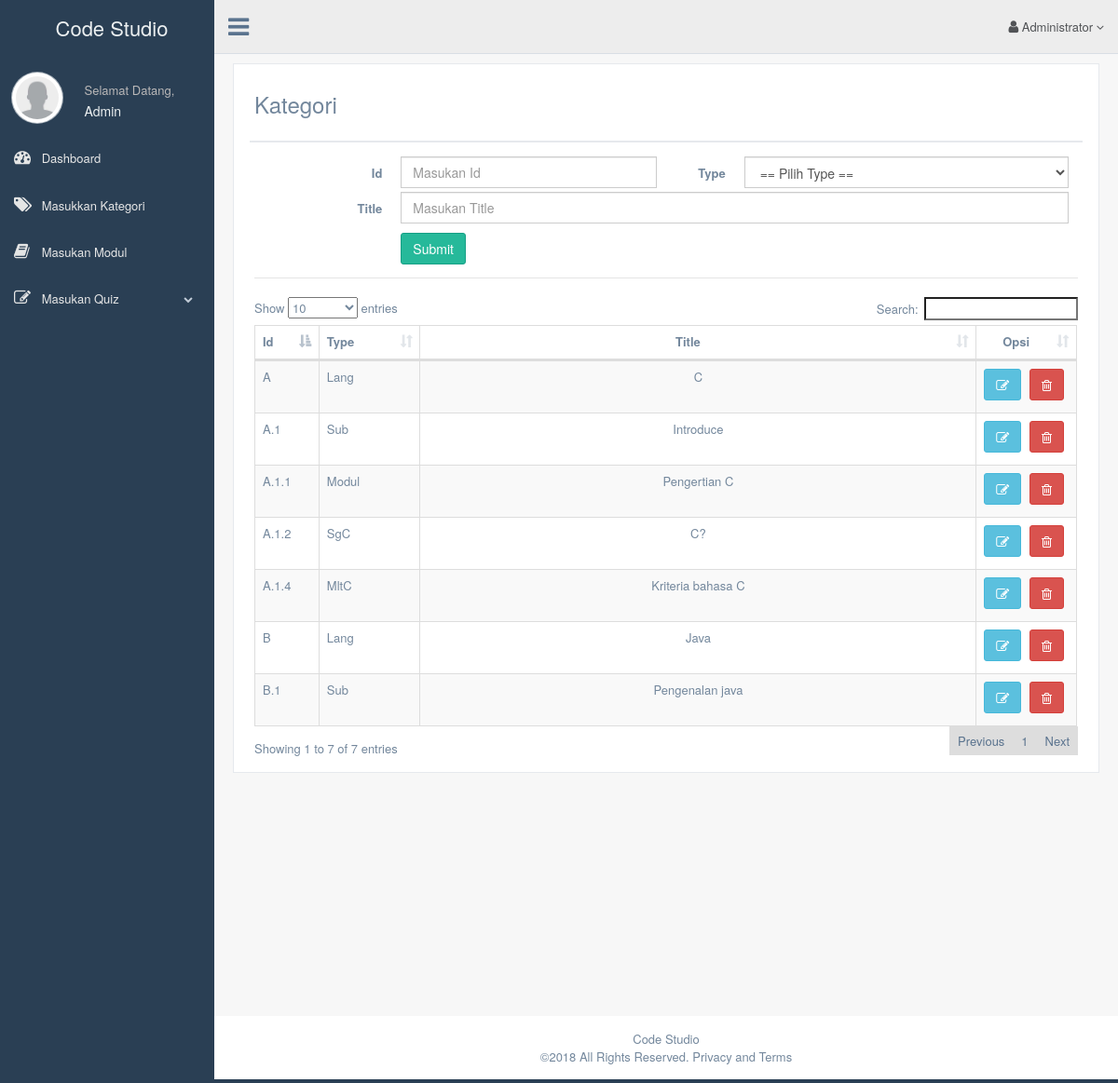
The app's page /index.php/admin/kategori with its own data.
### tables this page shows
CREATE TABLE `t_kategori` (
  `id` varchar(10) NOT NULL,
  `kd` int(2) NOT NULL,
  `title` varchar(30) NOT NULL
);

### application/libraries/Template.php (called while the page is built, shortened)
<?php
class Template
{
	function __construct()
	{
		$this->ci=&get_instance();
	}
	function admin($template,$data='')
	{
		$data=array(
		'content'=>$this->ci->load->view($template,$data,TRUE),
		'nav'=>$this->ci->load->view('template/nav_admin',$data,TRUE),
		);
		$this->ci->load->view('template/dashboard',$data);
	}
}

### application/controllers/admin.php (called while the page is built, shortened)
<?php
class Admin extends CI_Controller {
	public function kategori($n='')
	{
		$data['data']=$this->Mdb->get_all('t_kategori');
		$this->template->admin('admin/kategori',$data);
	}
}

### index.php (called while the page is built, shortened)
<?php
require_once BASEPATH.'core/CodeIgniter.php';

### application/models/Mdb.php (called while the page is built, shortened)
<?php
class Mdb extends CI_Model {
	function get_all($table)
	{
		$this->db->from($table);
		return $this->db->get();
	}
}

### application/views/admin/kategori.php (the view, shortened to what this page needs)
<div class="row top_tiles">
  <div class="col-md-12 col-sm-12 col-xs-12">
    <div class="x_panel">
      <div class="x_title">
         <div class="page-title">
          <div class="title_left">
            <h3>Kategori</h3>
          </div>
        </div>
      </div>
      <div class="x_content">
      <form class="form-horizontal form-label-left" method="post" action="" enctype="multipart/form-data">
        <div class="form-group">
          <label class="control-label col-md-2 col-sm-2 col-xs-12">Id </label>
          <div class="col-md-4 col-sm-4 col-xs-12">
            <input name="id" type="text" class="form-control" placeholder="Masukan Id">
          </div>
          <label class="control-label col-md-1 col-sm-1 col-xs-12">Type</label>
          <div class="col-md-5 col-sm-5 col-xs-12">
            <select name="type" class="form-control" >
              <option >== Pilih Type ==</option>
            </select>
          </div>
          <br><br>
          <label class="control-label col-md-2 col-sm-2 col-xs-12">Title</label>
          <div class="col-md-10 col-sm-10 col-xs-12">
            <input name="title" type="text" class="form-control" placeholder="Masukan Title" value="">
          </div>
        </div>
        <div class="form-group">
          <div class="col-md-6 col-sm-6 col-xs-12 col-md-offset-2">
            <button name="submit" type="submit" class="btn btn-success" value="submit">Submit</button>
          </div>
        </div>
        <div class="ln_solid"></div>
        </form>
        <table class="table table-striped table-bordered dt-responsive nowrap" id="datatable" style="text-align: center;">
          <thead >
            <tr>
              <th width="30">Id</th>
              <th width="70">Type</th>
              <th><center>Title</center></th>
              <th width="50"><center>Opsi</center></th>
            </tr>
          </thead>
          <tbody>
            <?php
            foreach($data->result() as $items):
              switch ($items->kd) {
                case '1':
                $kd = 'Sub';
                $lk = '<a href="'.base_url().'admin/kategori/'.$items->id.'"class="btn btn-info"><i class="fa fa-pencil-square-o"></i></a>';
                 break;
                case '10':
                $kd = 'Modul';
                $lk = '<a href="'.base_url().'admin/modul/'.$items->id.'"class="btn btn-info"><i class="fa fa-pencil-square-o"></i></a>';
                 break;
                case '21':
                $kd = 'SgC';
                $lk = '<a href="'.base_url().'admin/SgC/'.$items->id.'"class="btn btn-info"><i class="fa fa-pencil-square-o"></i></a>';
                 break;
                case '22':
                $kd = 'MltC';
                $lk = '<a href="'.base_url().'admin/MltC/'.$items->id.'"class="btn btn-info"><i class="fa fa-pencil-square-o"></i></a>';
                 break;
                case '0':
                $kd = 'Lang';
                $lk = '<a href="'.base_url().'admin/kategori/'.$items->id.'"class="btn btn-info"><i class="fa fa-pencil-square-o"></i></a>';
                 break;
               }
            ?>
            <tr>
              <td style="text-align: left;"><?= $items->id?></td>
              <td style="text-align: left;"><?= $kd?></td>
              <td><?= $items->title?></td>
              <td>
                <?= $lk ?>
                <a href="<?= base_url();?>admin/del_kategori/<?= $items->id;?>" class="btn btn-danger"><i class="fa fa-trash-o"></i></a>
              </td>
            </tr>
            <?php endforeach ?>
          </tbody>
        </table>
      </div>
    </div>
  </div>
</div>

### application/views/template/nav_admin.php (shortened to what this page needs)
<div class="col-md-3 left_col">
        <div class="left_col scroll-view">
          <div class="navbar nav_title" style="border: 0; text-align: center;">
            <a href="" class="site_title"><span>
             Code Studio</span></a>
          </div>
          <div class="profile clearfix">
            <div class="profile_pic">
              <img src="<?=base_url()?>images/user.png" alt="..." class="img-circle profile_img">
            </div>
            <div class="profile_info">
              <span>Selamat Datang,</span>
              <h2>Admin</h2>
            </div>
          </div>
          <div id="sidebar-menu" class="main_menu_side hidden-print main_menu">
            <div class="menu_section">
              <ul class="nav side-menu">
                <li><a href="<?=base_url()?>admin/"><i class="fa fa-dashboard"></i> Dashboard </a>
                </li>
                <li><a href="<?=base_url()?>admin/kategori"><i class="fa fa-tags"></i> Masukkan Kategori </a>
                </li>
                <li><a href="<?=base_url()?>admin/modul"><i class="fa fa-book"></i> Masukan Modul </a>
                </li>
                <li><a><i class="fa fa-edit"></i> Masukan Quiz <span class="fa fa-chevron-down"></span></a>
                </li>
              </ul>
            </div>
          </div>
        </div>
      </div>
      <div class="top_nav">
        <div class="nav_menu">
          <nav>
            <div class="nav toggle">
              <a id="menu_toggle"><i class="fa fa-bars"></i></a>
            </div>
            <ul class="nav navbar-nav navbar-right">
              <li class="">
                <a href="javascript:;" class="user-profile dropdown-toggle" data-toggle="dropdown" aria-expanded="false">
                  <i class="fa fa-user"></i> Administrator
                  <span class=" fa fa-angle-down"></span>
                </a>
              </li>
            </ul>
          </nav>
        </div>
      </div>

### application/views/template/dashboard.php (shortened to what this page needs)
<!DOCTYPE html>
<html lang="en">
  <head>
    <link href="<?php echo base_url(); ?>admin_assets/css/bootstrap.min.css" rel="stylesheet">
    <link href="<?php echo base_url(); ?>admin_assets/css/custom.min.css" rel="stylesheet">
    <link href="<?php echo base_url(); ?>admin_assets/css/dataTables.bootstrap.min.css" rel="stylesheet">
    <link href="<?php echo base_url(); ?>admin_assets/css/responsive.bootstrap.min.css" rel="stylesheet">
    <link href="<?php echo base_url(); ?>admin_assets/css/bootstrap-datetimepicker.css" rel="stylesheet">
    <link href="<?php echo base_url(); ?>admin_assets/css/flat.css" rel="stylesheet">
    <link href="https://maxcdn.bootstrapcdn.com/font-awesome/4.2.0/css/font-awesome.min.css" rel="stylesheet" media="screen" />
  </head>
  <body class="nav-md">
    <div class="container body">
      <div class="main_container">
          <?php echo $nav;?>
        <div class="right_col" role="main">
           <?php echo $content; ?>
        </div>
        <footer>
          <div style="text-align: center;">
            Code Studio <br/>
            ©2018 All Rights Reserved. Privacy and Terms
          </div>
        </footer>
      </div>
    </div>
  </body>
</html>

### records on screen
t_kategori: id "A", kd "Lang", title "C"
t_kategori: id "A.1", kd "Sub", title "Introduce"
t_kategori: id "A.1.1", kd "Modul", title "Pengertian C"
t_kategori: id "A.1.2", kd "SgC", title "C?"
t_kategori: id "A.1.4", kd "MltC", title "Kriteria bahasa C"
t_kategori: id "B", kd "Lang", title "Java"
t_kategori: id "B.1", kd "Sub", title "Pengenalan java"
